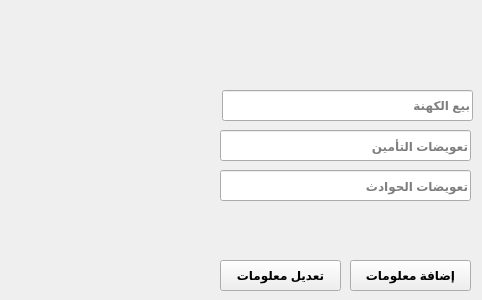
   <widget class="QWidget" name="tab_5">
    <attribute name="title">
     <string>الإيرادات</string>
    </attribute>
    <widget class="QPushButton" name="btn_Add_Revenu_Info">
     <property name="geometry">
      <rect>
       <x>350</x>
       <y>260</y>
       <width>121</width>
       <height>31</height>
      </rect>
     </property>
     <property name="font">
      <font>
       <weight>75</weight>
       <bold>true</bold>
      </font>
     </property>
     <property name="text">
      <string>إضافة معلومات</string>
     </property>
    </widget>
    <widget class="QPushButton" name="btn_Update_Revenu_Info">
     <property name="geometry">
      <rect>
       <x>220</x>
       <y>260</y>
       <width>121</width>
       <height>31</height>
      </rect>
     </property>
     <property name="font">
      <font>
       <weight>75</weight>
       <bold>true</bold>
      </font>
     </property>
     <property name="text">
      <string>تعديل معلومات</string>
     </property>
    </widget>
    <widget class="QLineEdit" name="txt_kohna_selling">
     <property name="geometry">
      <rect>
       <x>222</x>
       <y>90</y>
       <width>251</width>
       <height>31</height>
      </rect>
     </property>
     <property name="font">
      <font>
       <weight>75</weight>
       <bold>true</bold>
      </font>
     </property>
     <property name="layoutDirection">
      <enum>Qt::RightToLeft</enum>
     </property>
     <property name="placeholderText">
      <string>بيع الكهنة</string>
     </property>
    </widget>
    <widget class="QLineEdit" name="txt_accedint_compensation">
     <property name="geometry">
      <rect>
       <x>220</x>
       <y>170</y>
       <width>251</width>
       <height>31</height>
      </rect>
     </property>
     <property name="font">
      <font>
       <weight>75</weight>
       <bold>true</bold>
      </font>
     </property>
     <property name="placeholderText">
      <string>تعويضات الحوادث</string>
     </property>
    </widget>
    <widget class="QLineEdit" name="txt_insurance_compensation">
     <property name="geometry">
      <rect>
       <x>220</x>
       <y>130</y>
       <width>251</width>
       <height>31</height>
      </rect>
     </property>
     <property name="font">
      <font>
       <weight>75</weight>
       <bold>true</bold>
      </font>
     </property>
     <property name="placeholderText">
      <string>تعويضات التأمين</string>
     </property>
    </widget>
   </widget>
